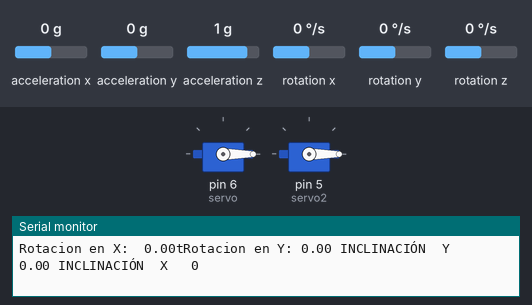
Simulated run of this sketch. Board: Arduino Uno, built with avr-gcc and run on an emulated ATmega328P. Parts: 2 × servo, the last lines printed to the serial monitor. The inputs (shaded band) are chosen by the test bench; at power-on: acceleration x 0 g, acceleration y 0 g, acceleration z 1 g, rotation x 0 °/s, rotation y 0 °/s, rotation z 0 °/s.

Above: at 1.2 s.
1.3 s: acceleration x set to 0.2 g
At 2.5 s:
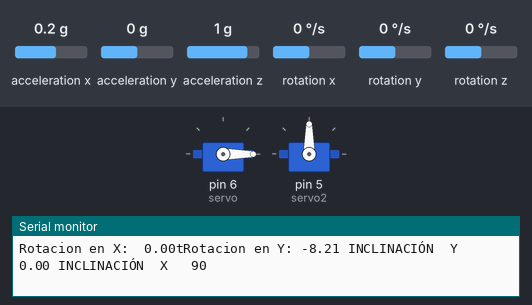
2.8 s: acceleration y set to 0.2 g
At 4.0 s:
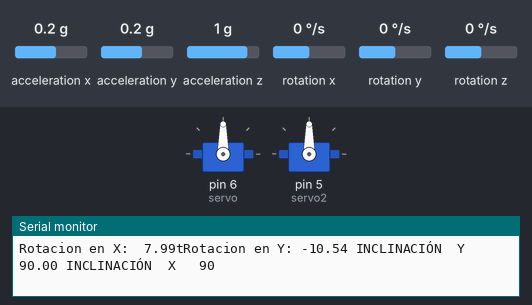
4.3 s: acceleration x set to -1.4 g
At 5.6 s:
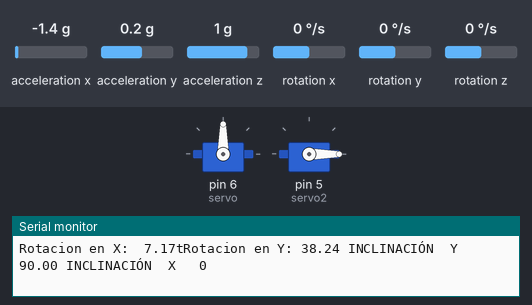
8.8 s: acceleration x set to 1.4 g
At 9.1 s:
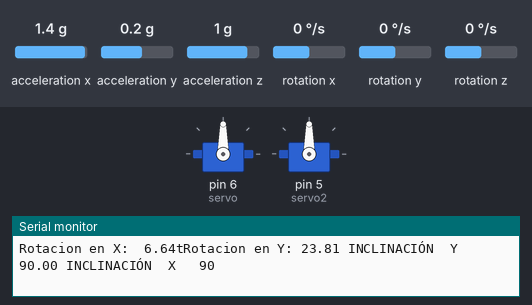
10.3 s: acceleration x set to -0.8 g
At 11.6 s:
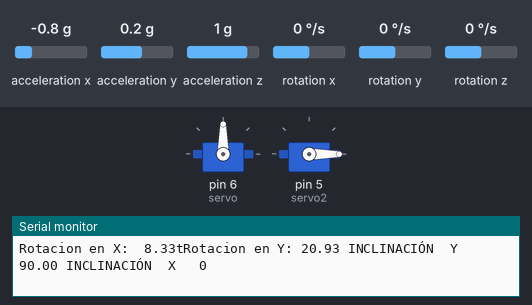
Timing chart, 0 to 12.8 s (numbered marks = the images above; inputs shaded):
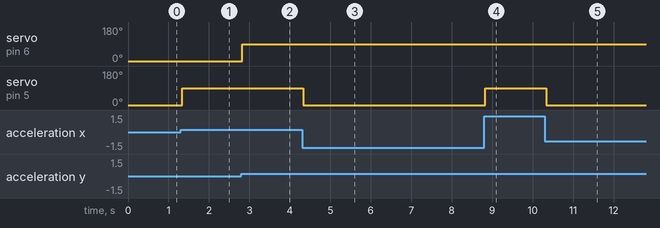

Measured:
- the behaviour switches between 0 and 0.1 g on acceleration x (found by bisection; images 0 and 1)
- the behaviour switches between 0 and 0.1 g on acceleration y (found by bisection; images 1 and 2)
- after the input at 1.3 s, servo on pin 5 (servo2): 0° → 90° at once
- after the input at 2.8 s, servo on pin 6 (servo): 0° → 90° at once
- after the input at 4.3 s, servo on pin 5 (servo2): 90° → 0° at once
- after the input at 8.8 s, servo on pin 5 (servo2): 0° → 90° at once
- after the input at 10.3 s, servo on pin 5 (servo2): 90° → 0° at once

The sketch:

Rotacion-x-y.ino
```cpp
#include <Servo.h>

// Librerias I2C para controlar el mpu6050
// la libreria MPU6050.h necesita I2Cdev.h, I2Cdev.h necesita Wire.h
#include "I2Cdev.h"
#include "MPU6050.h"
#include "Wire.h"


// La dirección del MPU6050 puede ser 0x68 o 0x69, dependiendo
// del estado de AD0. Si no se especifica, 0x68 estará implicito
MPU6050 sensor;
Servo servo,servo2;

// Valores RAW (sin procesar) del acelerometro y giroscopio en los ejes x,y,z
int16_t accY, accZ, accX;
int ax, ay, az;
int gx, gy, gz;

long tiempo_prev;
float dt;
float ang_x, ang_y;
float ang_x_prev, ang_y_prev;
float accAngle, acXAngle,acYAngle;
float angxFINAL;
void setup() {
  Serial.begin(57600);    //Iniciando puerto serial
  Wire.begin();
  servo.attach(6);
  servo2.attach(5);
  //Iniciando I2C
  sensor.initialize();    //Iniciando el sensor

  if (sensor.testConnection()) Serial.println("Sensor iniciado correctamente");
  else Serial.println("Error al iniciar el sensor");
}

void loop() {
  // Leer las aceleraciones y velocidades angulares
  sensor.getAcceleration(&ax, &ay, &az);
  sensor.getRotation(&gx, &gy, &gz);
    acYAngle = atan2(accY, accZ)*RAD_TO_DEG;
  acXAngle = atan2(accX, accZ)*RAD_TO_DEG;

  dt = (millis()-tiempo_prev)/1000.0;
  tiempo_prev=millis();

  //Calcular los ángulos con acelerometro
  float accel_ang_x=atan(ay/sqrt(pow(ax,2) + pow(az,2)))*(180.0/3.14);
  float accel_ang_y=atan(-ax/sqrt(pow(ay,2) + pow(az,2)))*(180.0/3.14);

  //Calcular angulo de rotación con giroscopio y filtro complemento
  ang_x = 0.98*(ang_x_prev+(gx/131)*dt) + 0.02*accel_ang_x;
  ang_y = 0.98*(ang_y_prev+(gy/131)*dt) + 0.02*accel_ang_y;


  ang_x_prev=ang_x;
  ang_y_prev=ang_y;

  //Mostrar los angulos separadas por un [tab]

  Serial.print("Rotacion en X:  ");
  Serial.print(ang_x);
  Serial.print("tRotacion en Y: ");
  Serial.print(ang_y);

//accZ = mpu.getAccelerationZ();
  accY = sensor.getAccelerationY();
  accX = sensor.getAccelerationX();

//ANGULOS DE X y Y de rango 0,90
   acXAngle=constrain(acXAngle,0,90);
  acYAngle=constrain(acYAngle,0,90);
  angxFINAL=map(acYAngle,0,90,0,90);
  if(isnan(acYAngle));
  else{
    Serial.print(" INCLINACIÓN  Y   ");

    Serial.print(acYAngle); //SOBRE EJE y

    Serial.print(" INCLINACIÓN  X   ");

    Serial.println(int(acXAngle)); //SOBRE EJE y
    servo.write(acYAngle);
    servo2.write(acXAngle);
  }
  delay(10);
}
```
